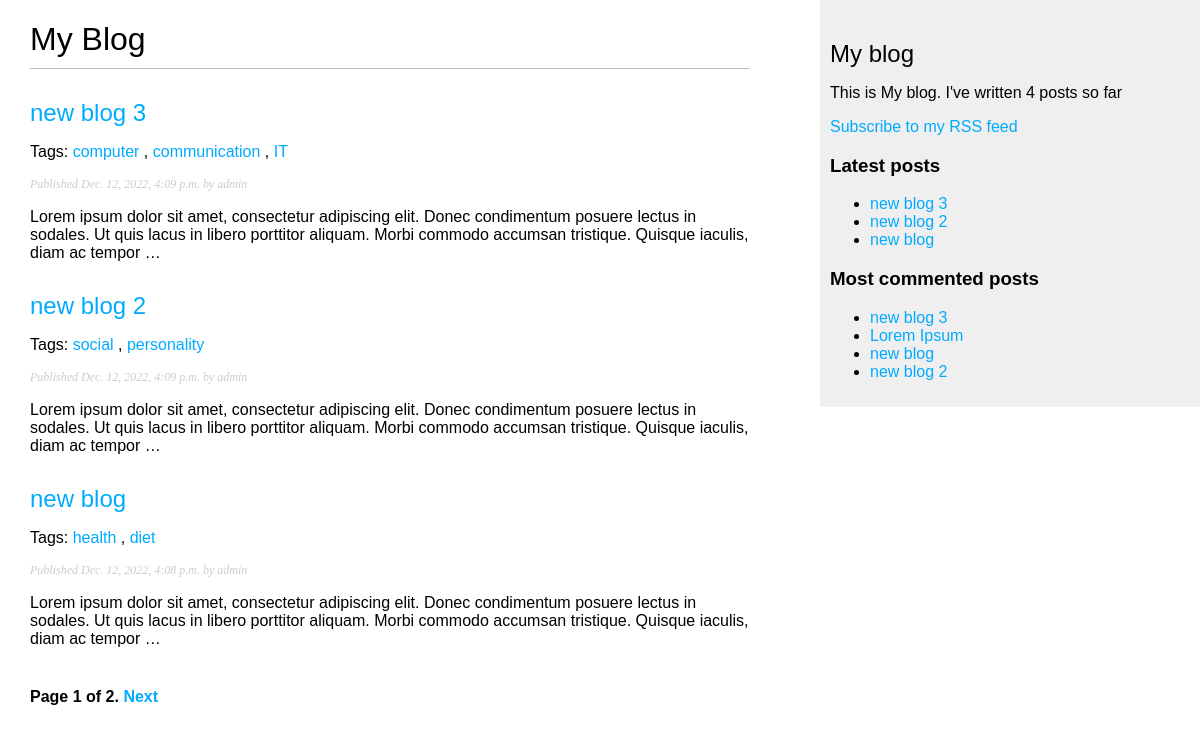
Page /blog/ on the earlier database version.
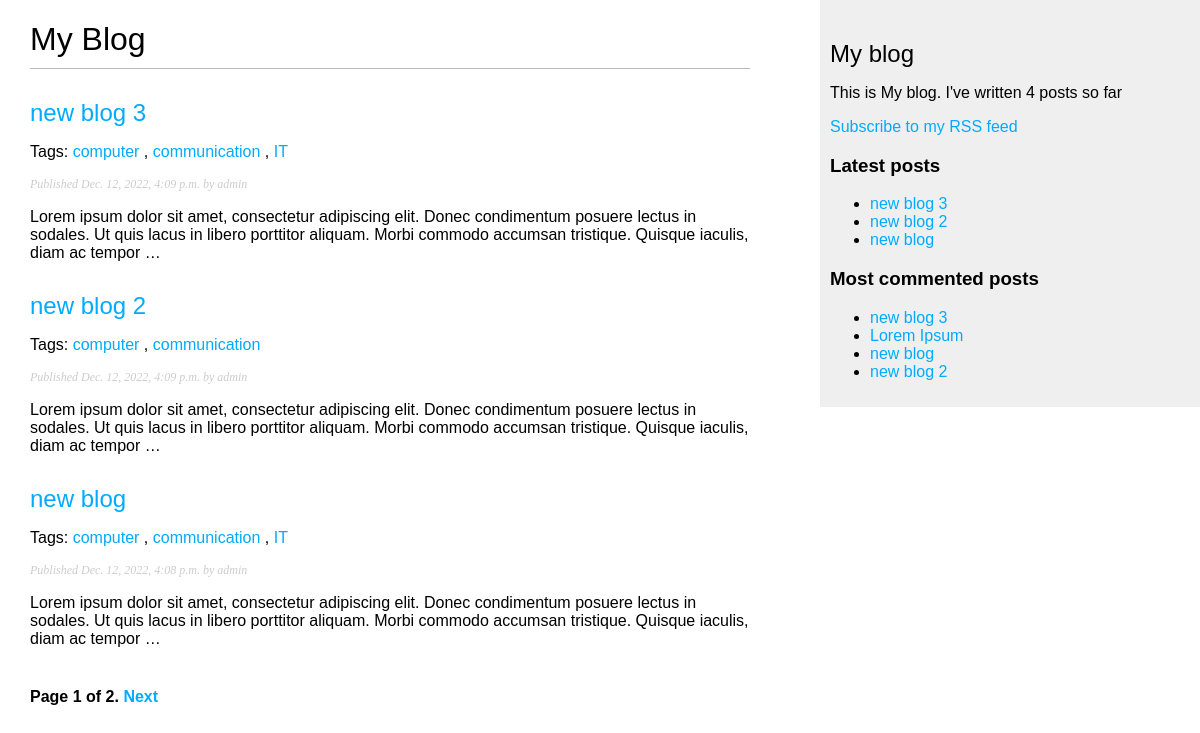
Same page on the later database version.
### blog/models.py (models this page shows, shortened)
class Post(models.Model):
    class Status(models.TextChoices):
        DRAFT = 'DF', 'Draft'
        PUBLISHED = 'PB', 'Published'
    title = models.CharField(max_length=250)
    slug = models.SlugField(max_length=250, unique_for_date='publish')
    author = models.ForeignKey(User, on_delete=models.CASCADE, related_name="blog_posts")
    body = models.TextField()
    publish = models.DateTimeField(default=timezone.now)
    created = models.DateTimeField(auto_now_add=True)
    updated = models.DateTimeField(auto_now=True)
    status = models.CharField(max_length=2, choices=Status.choices, default=Status.DRAFT)
    objects = models.Manager()
    published = PublishedManager()
    tags = TaggableManager()
    class Meta:
        ordering = ['-publish']
        indexes = [
            models.Index(fields=['-publish']),
        ]
    def get_absolute_url(self):
        return reverse('blog:post_detail', args=[self.publish.year,
                                                self.publish.month,
                                                self.publish.day,
                                                self.slug])

### blog/views.py (the view)
# urls.py: path('', views.post_list, name='post_list'),
def post_list(request, tag_slug=None):
    post_list = Post.published.all()
    tag = None
    if tag_slug:
        tag = get_object_or_404(Tag, slug=tag_slug)
        post_list = post_list.filter(tags__in=[tag])
    paginator = Paginator(post_list, 3)
    page_number = request.GET.get('page', 1)
    try:
        posts = paginator.page(page_number)
    except PageNotAnInteger:
        posts = paginator.page(1)
    except EmptyPage:
        posts = paginator.page(paginator.num_pages)
    return render(request, 'blog/post/list.html',
                            {
                                'posts': posts,
                                'tag': tag
                            })

### blog/models.py (called while the page is built)
    def get_queryset(self):
        return super().get_queryset()\
                        .filter(status=Post.Status.PUBLISHED)

### blog/templatetags/blog_tags.py (called while the page is built)
@register.simple_tag
def total_posts():
    return Post.published.count()

@register.inclusion_tag('blog/post/latest_posts.html')
def show_latest_posts(count=5):
    latest_posts = Post.published.order_by('-publish')[:count]
    return {'latest_posts': latest_posts}

@register.simple_tag
def get_most_commented_posts(count=5):
    return Post.published.annotate(
        total_comments=Count('comments')
    ).order_by('-total_comments')[:count]

@register.filter(name='markdown')
def markdown_format(text):
    return mark_safe(markdown.markdown(text))

### blog/templates/blog/post/list.html (shortened to what this page needs)
{% extends "blog/base.html" %}
{% load blog_tags %}
{% block content %}
<h1>My Blog</h1>
{% for post in posts %}
<h2><a href="{{post.get_absolute_url}}">{{ post.title }}</a></h2>
<p class="tags">Tags:
    {% for tag in post.tags.all %}
    <a href="{% url 'blog:post_list_by_tag' tag.slug %}">{{ tag.name }}</a>
    {% if not forloop.last %}, {% endif %}
    {% endfor %}
</p>
<p class="date"> Published {{ post.publish }} by {{ post.author }}</p>
{{ post.body|markdown|truncatewords_html:30 }}
{% endfor %}
{% include 'blog/pagination.html' with page=posts %}
{% endblock %}

### blog/templates/blog/base.html (shortened to what this page needs)
{% load blog_tags %}
{% load static %}
<!DOCTYPE html>
<html lang="en">
<head>
    <link rel="stylesheet" href="{% static 'css/blog.css' %}">
</head>
<body>
    <div id="content">
        {% block content %}
        {% endblock %}
    </div>
    <div id="sidebar">
        <h2>My blog</h2>
        <p>This is My blog. I've written {% total_posts %} posts so far</p>
        <p>
            <a href="{% url 'blog:post_feed' %}">Subscribe to my RSS feed</a>
        </p>
        <h3>Latest posts</h3>
        {% show_latest_posts 3 %}
        <h3>Most commented posts</h3>
        {% get_most_commented_posts as most_commented_posts %}
        <ul>
            {% for post in most_commented_posts %}
            <li><a href="{{ post.get_absolute_url }}">{{ post.title }}</a></li>
            {% endfor %}
        </ul>
    </div>
</body>
</html>

### blog/templates/blog/pagination.html (shortened to what this page needs)
<div class="pagination">
    <span class="step-links">
        <span class="current">
            Page {{ page.number }} of {{ page.paginator.num_pages }}.
        </span>
        {% if page.has_next %}
        <a href="?page={{ page.next_page_number }}">Next</a>
        {% endif %}
    </span>
</div>

### blog/templates/blog/post/latest_posts.html
<ul>
    {% for post in latest_posts %}
    <li>
        <a href="{{ post.get_absolute_url }}">{{ post.title }}</a>
    </li>
    {% endfor %}
</ul>

### blog/static/css/blog.css (style rules this page uses)
body { margin:0; padding:0; font-family:helvetica, sans-serif; }
a { color:#00abff; text-decoration:none; }
h1 { font-weight:normal; border-bottom:1px solid #bbb; padding:0 0 10px 0; }
h2 { font-weight:normal; margin:30px 0 0; }
#content { float:left; width:60%; padding:0 0 0 30px; }
#sidebar { float:right; width:30%; padding:10px; background:#efefef; height:100%; }
p.date { color:#ccc; font-family: georgia, serif; font-size: 12px; font-style: italic; }
.pagination { margin:40px 0; font-weight:bold; }

Differences in the rows shown:
changed Post "new blog 2": loses Tag (name "social"); loses Tag (name "personality"); gains Tag (name "computer"); gains Tag (name "communication")
changed Post "new blog": loses Tag (name "health"); loses Tag (name "diet"); gains Tag (name "computer"); gains Tag (name "communication"); gains Tag (name "IT")
